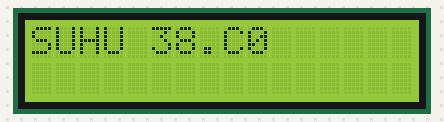
This sketch was run on a simulated Arduino Uno, built with avr-gcc and run on an emulated ATmega328P. Parts: 16×2 character LCD. Random numbers use the default seed unless the sketch sets one.

Above: at 0.1 s.
At 6.2 s:
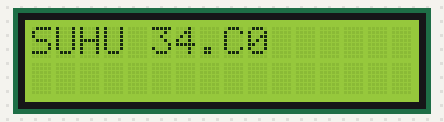
At 10.3 s:
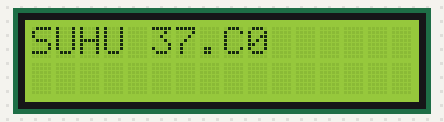
At 19.4 s:
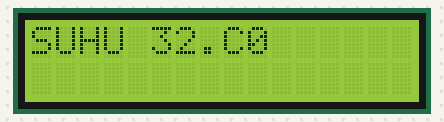
At 28.6 s:
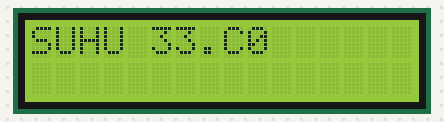
At 38.7 s:
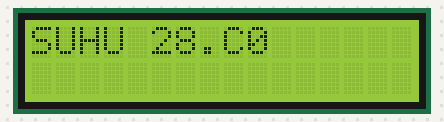

The sketch:

LCD.ino
```cpp
//Download Library LiquidCrystal_I2C
#include <LiquidCrystal_I2C.h>
//Inisialisasi pembuatan variable
LiquidCrystal_I2C lcd(0x27, 16, 2);
void setup() {
 //Menentukan Fungsionalitas dari PIN pada Microcontroller
 Serial.begin(9600); //baudrate yang digunakan untuk komunikasi microcontroller dengan komputer
 lcd.begin();
}
void loop() {
 //Program yang akan dijalankan berulang-ulang
 float suhu=random(27.1,40.5);

 lcd.clear(); //Untuk Menghapus karakter pada LCD
 lcd.setCursor(0,0); lcd.print("SUHU");
 lcd.setCursor(5,0); lcd.print(suhu);
 lcd.setCursor(8,0);lcd.print("C");
 delay(1000); //Jeda waktu perulagan seama 1000 mili detik


}
```

Measured:
- what the display in image 1 shows lasts 1.0 s, from 6.2 s to 7.2 s
- what the display in image 2 shows lasts 2.1 s, from 10.2 s to 12.3 s
